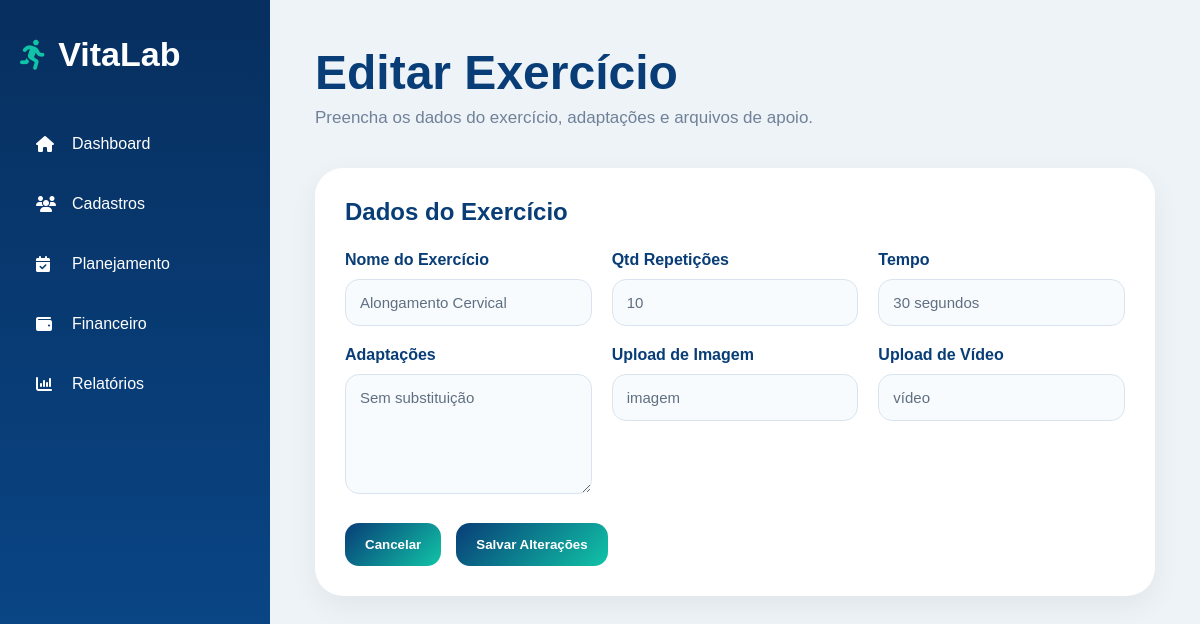
Page /editar-exercicio/1 on the committed database.
### tables this page shows
CREATE TABLE exercicios (
    id INTEGER PRIMARY KEY AUTOINCREMENT,
    nome TEXT NOT NULL,
    repeticoes TEXT,
    tempo TEXT,
    adaptacoes TEXT,
    imagem TEXT,
    video TEXT
);

### app.py (the view, shortened to what this page needs)
@app.route("/editar-exercicio/<int:id>", methods=["GET", "POST"])
def editar_exercicio(id):
    conexao = conectar_banco()
    exercicio = conexao.execute(
        "SELECT * FROM exercicios WHERE id = ?",
        (id,)
    ).fetchone()
    conexao.close()
    return render_template("editar-exercicio.html", exercicio=exercicio)

### app.py (called while the page is built)
def conectar_banco():
    conexao = sqlite3.connect("vitalab.db")
    conexao.row_factory = sqlite3.Row
    return conexao

### templates/editar-exercicio.html (shortened to what this page needs)
<!DOCTYPE html>
<html lang="pt-br">
<head>
<link rel="stylesheet" href="{{ url_for('static', filename='style.css') }}">
<link rel="stylesheet" href="https://cdnjs.cloudflare.com/ajax/libs/font-awesome/6.5.1/css/all.min.css">
</head>
<body class="system-page">
<div class="sidebar">
    <div class="sidebar-logo">
        <i class="fa-solid fa-person-running"></i>
        <h2>VitaLab</h2>
    </div>
    <ul class="sidebar-menu">
        <li><a href="/dashboard"><i class="fa-solid fa-house"></i>Dashboard</a></li>
        <li><a href="/cadastros"><i class="fa-solid fa-users"></i>Cadastros</a></li>
        <li><a href="/planejamento"><i class="fa-solid fa-calendar-check"></i>Planejamento</a></li>
        <li><a href="/financeiro"><i class="fa-solid fa-wallet"></i>Financeiro</a></li>
        <li><a href="/relatorios"><i class="fa-solid fa-chart-column"></i>Relatórios</a></li>
    </ul>
</div>
<div class="content-area">
    <div class="topbar">
        <h1>Editar Exercício</h1>
        <p>Preencha os dados do exercício, adaptações e arquivos de apoio.</p>
    </div>
    <form method="POST" action="/editar-exercicio/{{ exercicio['id'] }}">
        <div class="form-card">
            <div class="table-header">
                <h2>Dados do Exercício</h2>
            </div>
            <div class="form-grid">
                <div>
                    <label>Nome do Exercício</label>
                    <input type="text" name="nome" value="{{ exercicio['nome'] }}">
                </div>
                <div>
                    <label>Qtd Repetições</label>
                    <input type="number" name="repeticoes" value="{{ exercicio['repeticoes'] }}">
                </div>
                <div>
                    <label>Tempo</label>
                    <input type="text" name="tempo" value="{{ exercicio['tempo'] }}">
                </div>
                <div>
                    <label>Adaptações</label>
                    <textarea name="adaptacoes">{{ exercicio['adaptacoes'] }}</textarea>
                </div>
                <div>
                    <label>Upload de Imagem</label>
                    <input type="text" name="imagem" value="{{ exercicio['imagem'] }}">
                </div>
                <div>
                    <label>Upload de Vídeo</label>
                    <input type="text" name="video" value="{{ exercicio['video'] }}">
                </div>
            </div>
            <div class="action-buttons">
                <a href="/exercicios">
                    <button type="button" class="secondary-button">Cancelar</button>
                </a>
                <button type="submit" class="secondary-button">
                    Salvar Alterações
                </button>
            </div>
        </div>
    </form>
</div>
</body>
</html>

### static/style.css (style rules this page uses)
* { margin: 0; padding: 0; box-sizing: border-box; font-family: Arial, Helvetica, sans-serif; }
body { background: #eef3f8; }
a { text-decoration: none; }
.system-page { min-height: 100vh; display: flex; background: #eef3f8; }
.sidebar { width: 270px; min-height: 100vh; background: linear-gradient(180deg, #072f5f, #0a4b8f); padding: 35px 20px; }
.sidebar-logo { display: flex; align-items: center; color: white; margin-bottom: 45px; }
.sidebar-logo i { font-size: 30px; margin-right: 12px; color: #11c4a7; }
.sidebar-logo h2 { font-size: 34px; }
.sidebar-menu { list-style: none; }
.sidebar-menu li { margin-bottom: 10px; }
.sidebar-menu a { display: flex; align-items: center; padding: 16px; border-radius: 16px; color: white; font-weight: 500; }
.sidebar-menu i { width: 24px; margin-right: 12px; }
.content-area { flex: 1; padding: 45px; }
.topbar { margin-bottom: 40px; }
.topbar h1 { color: #083d77; font-size: 48px; margin-bottom: 8px; }
.topbar p { color: #708198; font-size: 17px; }
.table-header { display:flex; justify-content:space-between; align-items:center; margin-bottom:25px; }
.table-header h2 { color:#083d77; }
.secondary-button { border:none; padding:14px 20px; border-radius:14px; background:linear-gradient(135deg,#083d77,#11c4a7); color:white; cursor:pointer; font-weight:bold; }
.action-buttons { margin-top:30px; display:flex; gap:15px; }
.form-card { background:white; border-radius:28px; padding:30px; box-shadow:0 10px 30px rgba(0,0,0,0.06); margin-bottom:25px; }
.form-grid { display:grid; grid-template-columns:repeat(auto-fit,minmax(240px,1fr)); gap:20px; }
.form-grid label { display:block; margin-bottom:10px; color:#083d77; font-weight:bold; }
.form-grid input { width:100%; padding:14px; border-radius:14px; border:1px solid #d9e4ef; background:#f8fbfd; outline:none; color:#5f6f81; }
.action-buttons { display:flex; gap:15px; margin-top:25px; }
.form-grid input, .form-grid select, .form-grid textarea { width: 100%; padding: 14px; border-radius: 14px; border: 1px solid #d9e4ef; background: #f8fbfd; outline: none; color: #5f6f81; font-size: 15px; }
.form-grid textarea { min-height: 120px; resize: vertical; }

### rows in the picture
exercicios: nome "Alongamento Cervical", repeticoes "10", tempo "30 segundos", adaptacoes "Sem substituição", imagem "imagem", video "vídeo"
